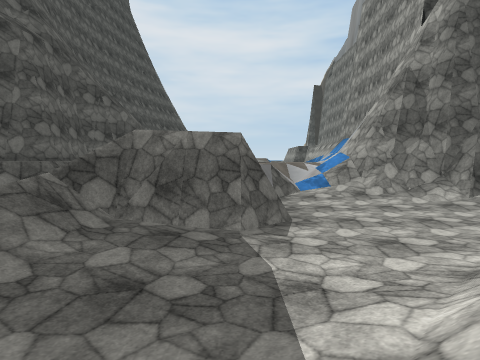
View 1 (above)

18 first-person views from a walk through a 3-D level made in the Unity game engine. The camera is 1.3 m above the floor, tilts 4° down and sees 80° across. The floor is counted in squares, 2 m on a side. Each view is taken from the middle of a square. On the plan, view 1 faces up. The plan holds only what a view shows up to about 9 squares ahead; the rest is blank. The place goes on beyond the plan. Some trees and plants on the terrain are drawn as simple stand-ins. The player character is not drawn. Some surface patterns are stand-ins.

View 2
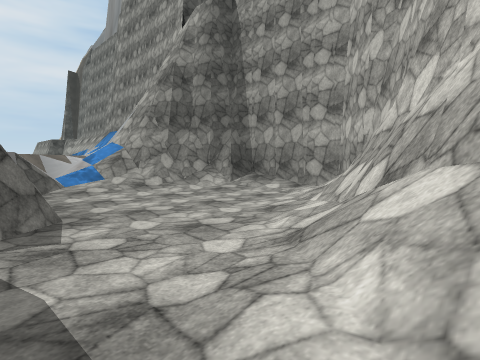

View 3
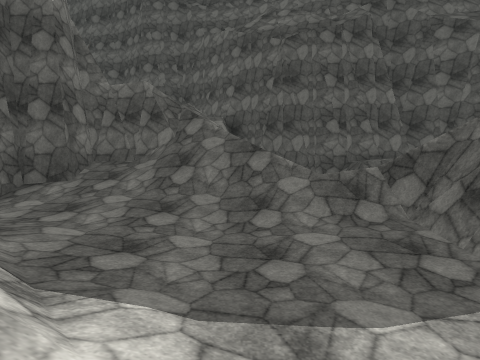

View 4
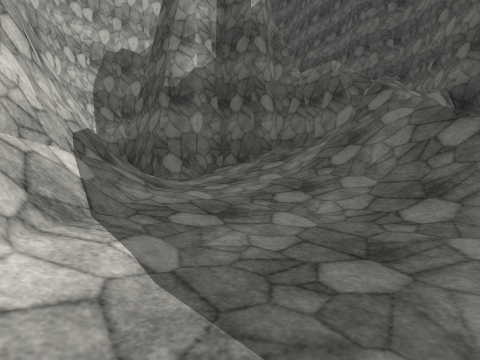

View 5
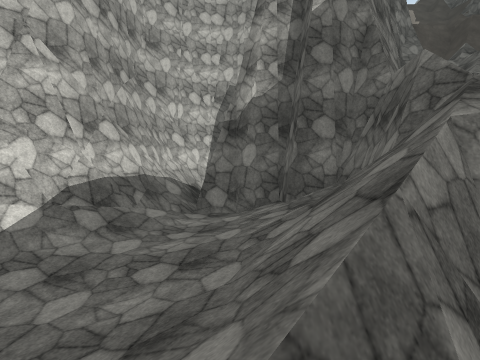

View 6
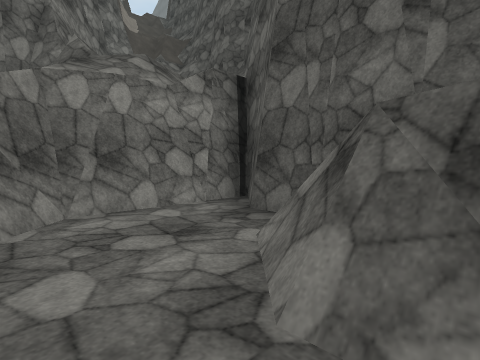

View 7
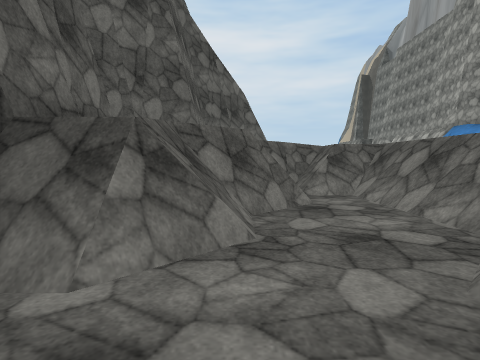

View 8
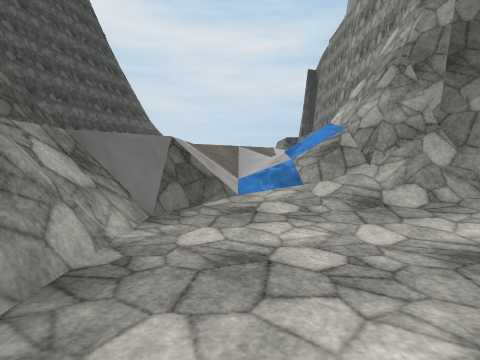

View 9
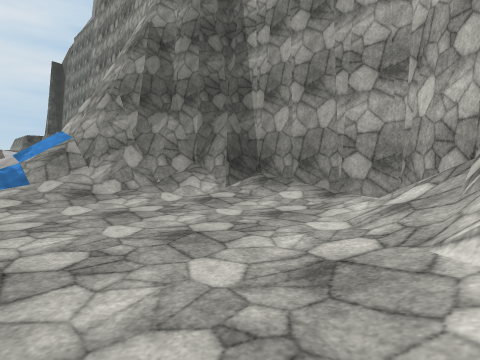

View 10
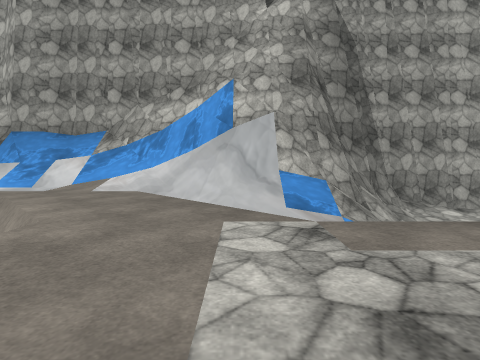

View 11
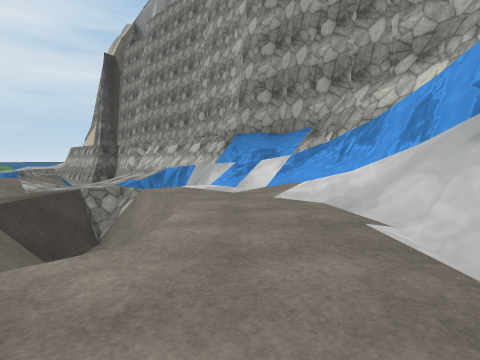

View 12
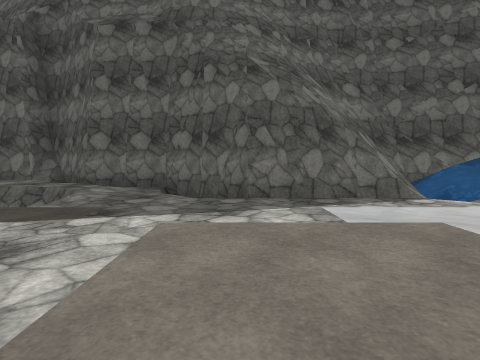

View 13
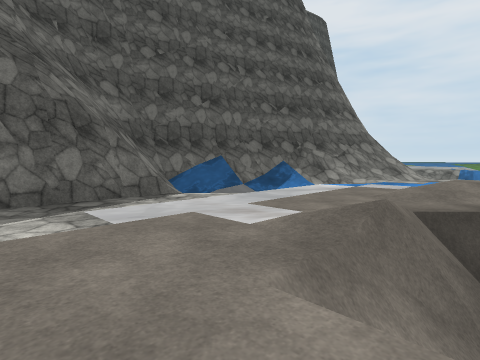

View 14
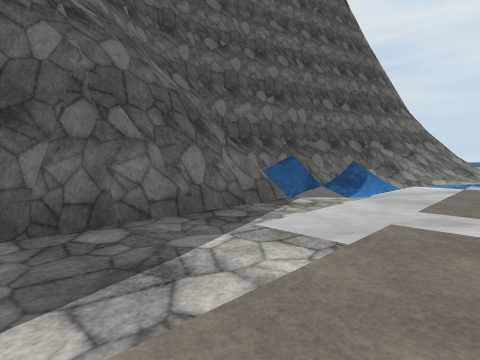

View 15
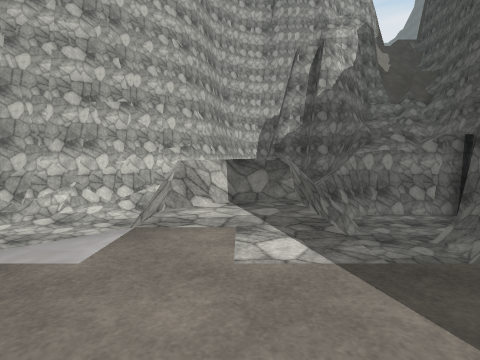

View 16
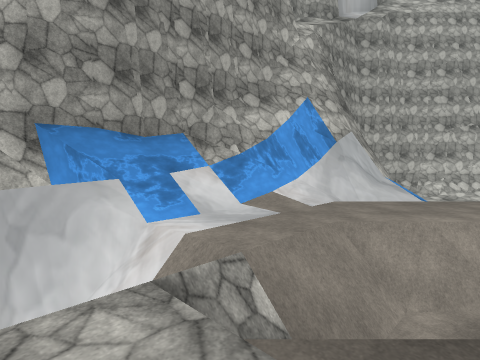

View 17
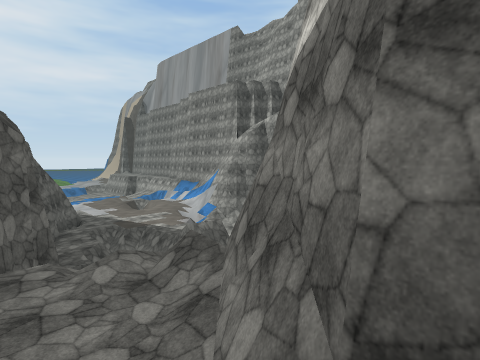

View 18
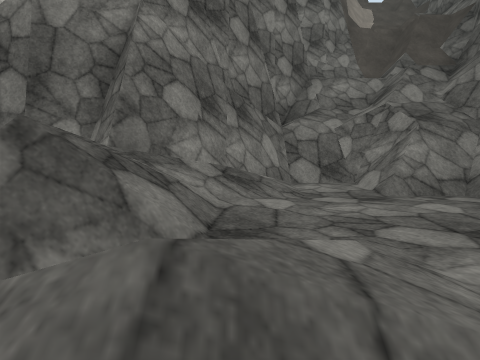

### Floor plan
Key: @ floor where view 1 was taken; # wall or solid block; x gap in a wall; . main floor; : floor 1.5 m higher than the main floor; + floor 3.25 m higher than the main floor; * floor 4.75 m higher than the main floor; / step, stairs or slope; = window, fence, low wall or low ledge; v drop or lower ground.
Columns run from 9 left of view 1 to 7 right of it. Each row starts with its distance up from view 1.
 20    ##//..::   ###
 19    #/....:..v=#v#
 18   ##/./...#=v =/#
 17   ##= /..##= .//#
 16    ###...### .//#
 15     ##....##../##
 14     ##......./=##
 13     ##....../###
 12    ##......//##
 11    #.......//##
 10    #:v....///##
  9   ## v#...=///##
  8  ##= x=v.#=.../##
  7  ####.=v.##..../#
  6   ###.=v/v#.....#
  5   ##..##=#......#
  4   #...//........#
  3  ##..#=/.....###
  2 #####//.....###v
  1 #+/////....##
  0 ++*=#/...@##
 -1 +++=#/...##
 -2 ++/###..##
 -3 /+########
 -4 =/#    ##
 -5 //     ##
 -6 /#    ##
 -7        v

Where each view was taken, in squares from view 1:
view 1: 0 up, 0 right, facing up
view 2: 1 up, 0 right, facing up-right
view 3: 2 up, 2 right, facing left
view 4: 3 up, 1 right, facing down-left
view 5: 4 up, 3 left, facing down
view 6: 6 up, 4 left, facing down-left
view 7: 3 up, 5 left, facing up
view 8: 5 up, 2 right, facing up
view 9: 3 up, 2 right, facing up-right
view 10: 12 up, 2 left, facing right
view 11: 12 up, 0 right, facing up-right
view 12: 13 up, 1 right, facing left
view 13: 13 up, 1 right, facing up-left
view 14: 12 up, 1 left, facing up-left
view 15: 11 up, 1 left, facing down
view 16: 20 up, 1 right, facing down-right
view 17: 5 down, 9 left, facing up-right
view 18: 1 up, 7 left, facing down
